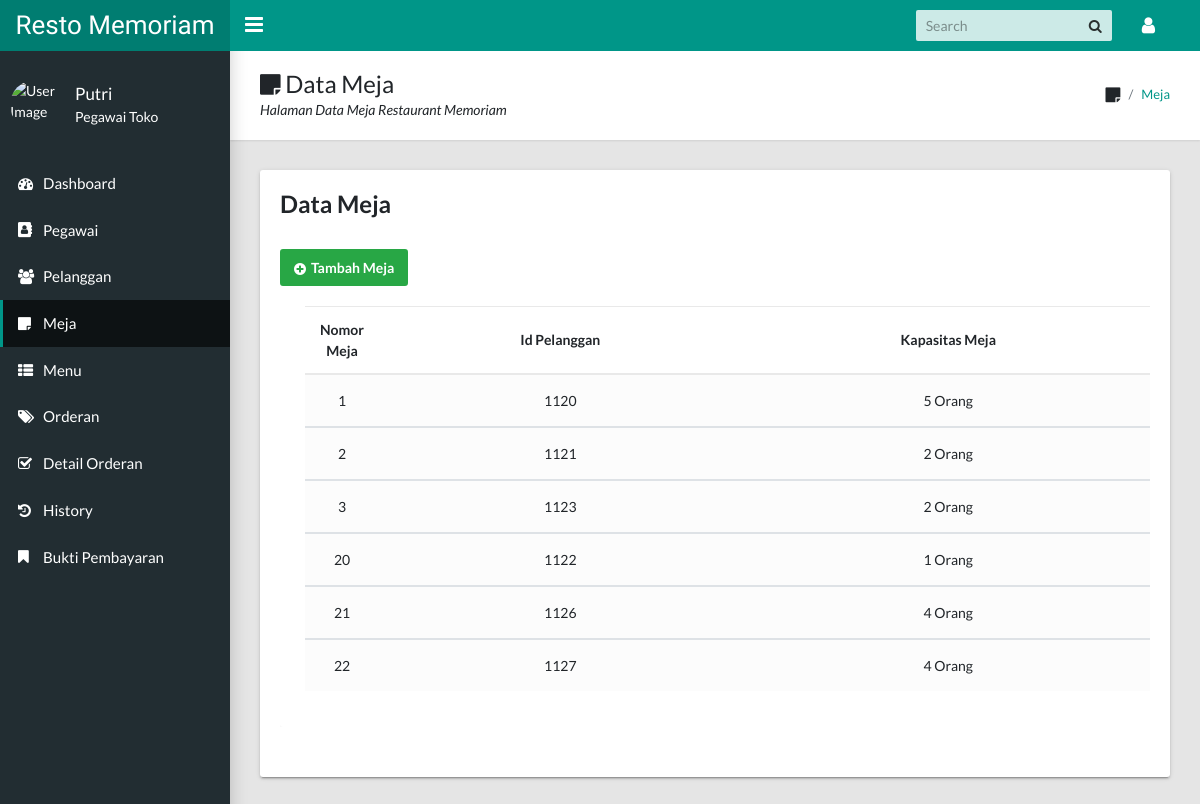
Page /admin/meja.php (signed in) on the committed database.
### tables this page shows
CREATE TABLE `meja` (
  `nomor_meja` int(3) NOT NULL,
  `id_pelanggan` int(5) DEFAULT NULL,
  `kapasitas_meja` varchar(12) DEFAULT NULL
);

### admin/meja.php (the view, shortened to what this page needs)
<?php session_start();
if (!$_SESSION['nama_pegawai']){
  echo "<script> alert ('Anda Belum Login, Silahkan Login Dulu!!');
  window.location = 'login.php'</script>";
} else { ?>
<?php
require_once("koneksi.php");
require_once("header.php");
?>
<aside class="app-sidebar">
  <div class="app-sidebar__user">
    <img class="app-sidebar__user-avatar" src="https://brighterwriting.com/wp-content/uploads/icon-user-default.png"
      width="50" height="50" alt="User Image">
    <div>
      <p class="app-sidebar__user-name"><?php echo $_SESSION['nama_pegawai']; ?></p>
      <p class="app-sidebar__user-designation">Pegawai Toko</p>
    </div>
  </div>
  <ul class="app-menu">
    <li><a class="app-menu__item" href="index.php"><i class="app-menu__icon fa fa-dashboard"></i><span
          class="app-menu__label">Dashboard</span></a></li>
    <li><a class="app-menu__item" href="pegawai.php"><i class="app-menu__icon fa fa-address-book"></i><span
          class="app-menu__label">Pegawai</span></a></li>
    <li><a class="app-menu__item" href="pelanggan.php"><i class="app-menu__icon fa fa-users"></i><span
          class="app-menu__label">Pelanggan</span></a></li>
    <li><a class="app-menu__item active" href="meja.php"><i class="app-menu__icon fa fa-sticky-note"></i><span
          class="app-menu__label">Meja</span></a></li>
    <li><a class="app-menu__item" href="menu.php"><i class="app-menu__icon fa fa-th-list"></i><span
          class="app-menu__label">Menu</span></a></li>
    <li><a class="app-menu__item" href="orderan.php"><i class="app-menu__icon fa fa fa-tags"></i><span
          class="app-menu__label">Orderan</span></a></li>
    <li><a class="app-menu__item" href="detail_orderan.php"><i class="app-menu__icon fa fa-check-square-o"></i><span
          class="app-menu__label">Detail Orderan</span></a></li>
    <li><a class="app-menu__item" href="history.php"><i class="app-menu__icon fa fa-history"></i><span
          class="app-menu__label">History</span></a></li>
    <li><a class="app-menu__item" href="bukti-pembayaran.php"><i class="app-menu__icon fa fa-bookmark"></i><span
          class="app-menu__label">Bukti Pembayaran</span></a></li>
  </ul>
</aside>
<main class="app-content">
  <div class="app-title">
    <div>
      <h1><i class="fa fa-sticky-note"></i> Data Meja</h1>
      <p>Halaman Data Meja Restaurant Memoriam</p>
    </div>
    <ul class="app-breadcrumb breadcrumb">
      <li class="breadcrumb-item"><i class="fa fa-sticky-note fa-lg"></i></li>
      <li class="breadcrumb-item"><a href="#">Meja</a></li>
    </ul>
  </div>
  <div class="row">
    <div class="col-md-12">
      <div class="tile">
        <h3 class="tile-title">Data Meja</h3>
        <div class="container-lg">
          <div class="table-responsive">
            <a href="#addEmployeeModal" class="btn btn-success" data-toggle="modal"><span><i
                  class="fa fa-plus-circle"></i>Tambah Meja</span></a>
            <div class="table-wrapper">
              <table class="table table-striped table-hover">
                <thead>
                  <tr>
                    <th>Nomor Meja</th>
                    <th>Id Pelanggan</th>
                    <th>Kapasitas Meja</th>
                  </tr>
                </thead>
                <?php
                                if(isset($_POST['cari'])){
                                    $keyword=$_POST['keyword'];
                                    $data = mysqli_query($conn,"SELECT * FROM meja WHERE nomor_meja LIKE '%$keyword%'");
                                } else{
                                    $data = mysqli_query($conn, "SELECT * FROM meja");
                                }
                  while ($row = mysqli_fetch_array($data)) {
                  ?>
                <tbody>
                  <tr>
                    <td><?php echo $row['nomor_meja'] ?></td>
                    <td><?php echo $row['id_pelanggan'] ?></td>
                    <td><?php echo $row['kapasitas_meja'] ?></td>
                  </tr>
                </tbody>
            </div>
          </div>
          <?php
          }
          ?>
  <?php } ?>
  <?php
  require_once("footer.php");
?>

### admin/header.php (style rules this page uses)
td, th { text-align: center; }
.table-responsive { margin: 30px 0; }
.table-wrapper { background: #fff; padding: 20px 25px; border-radius: 3px; min-width: 1000px; box-shadow: 0 1px 1px rgba(0, 0, 0, .05); }
table.table tr th, table.table tr td { border-color: #e9e9e9; padding: 12px 15px; vertical-align: middle; }
table.table tr th:first-child { width: 60px; }
table.table-striped tbody tr:nth-of-type(odd) { background-color: #fcfcfc; }

### rows in the picture
meja: nomor_meja "1", id_pelanggan "1120", kapasitas_meja "5 Orang"
meja: nomor_meja "2", id_pelanggan "1121", kapasitas_meja "2 Orang"
meja: nomor_meja "3", id_pelanggan "1123", kapasitas_meja "2 Orang"
meja: nomor_meja "20", id_pelanggan "1122", kapasitas_meja "1 Orang"
meja: nomor_meja "21", id_pelanggan "1126", kapasitas_meja "4 Orang"
meja: nomor_meja "22", id_pelanggan "1127", kapasitas_meja "4 Orang"

### other values in the picture
$_SESSION['nama_pegawai'] "Putri"
